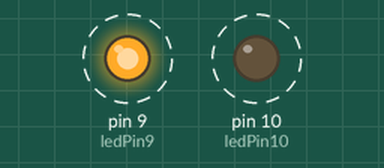
This sketch was run on a simulated Arduino Uno, built with avr-gcc and run on an emulated ATmega328P. Shown: output pins drawn as LEDs (lit = HIGH). Dashed ring = blinking.

Above: at 0.5 s.
Timing chart, 0 to 4.6 s (numbered marks = the images above):
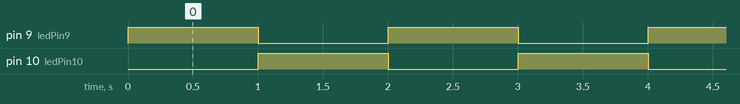

Measured:
- by itself, pin 9 (ledPin9), pin 10 (ledPin10): alternates HIGH for 1.0 s and LOW for 1.0 s

The sketch:

Opdracht8a.ino
```cpp
//Aansluiten vd pinnen
int ledPin9 = 9;
int ledPin10 = 10;

void setup(){
  pinMode(ledPin9, OUTPUT);
  pinMode(ledPin10, OUTPUT);
}

//loop
void loop(){
  //led 9 aanzetten, laten branden
  digitalWrite(ledPin9, HIGH);
  //led 10 uitzetten
  digitalWrite(ledPin10, LOW);
  //wacht 1 sec
  delay(1000);

 //led 9 uitzetten
  digitalWrite(ledPin9, LOW);
  //led 10 aanzetten, laten branden
  digitalWrite(ledPin10, HIGH);
  //wacht 1 sec
  delay(1000);

}
```
